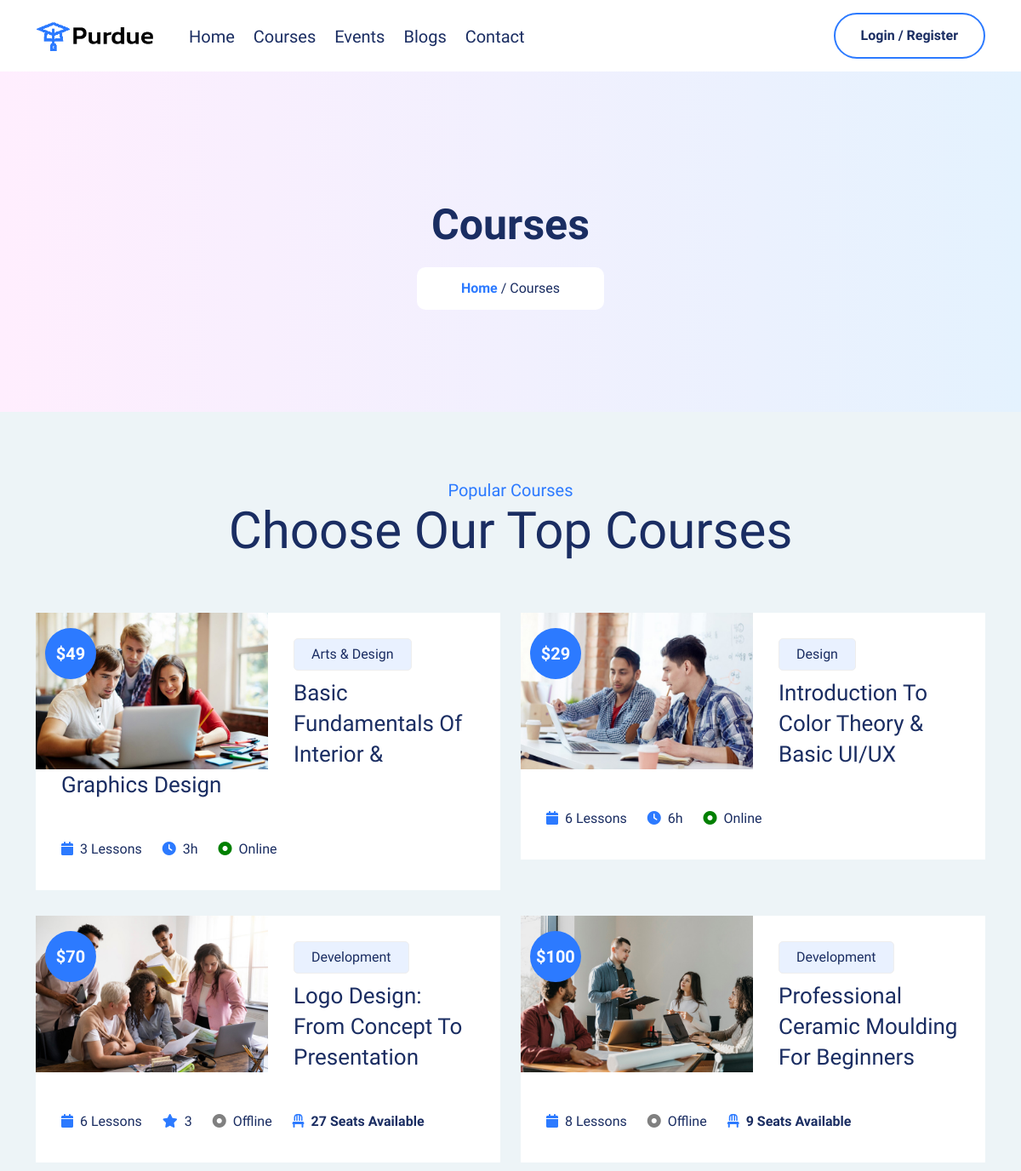
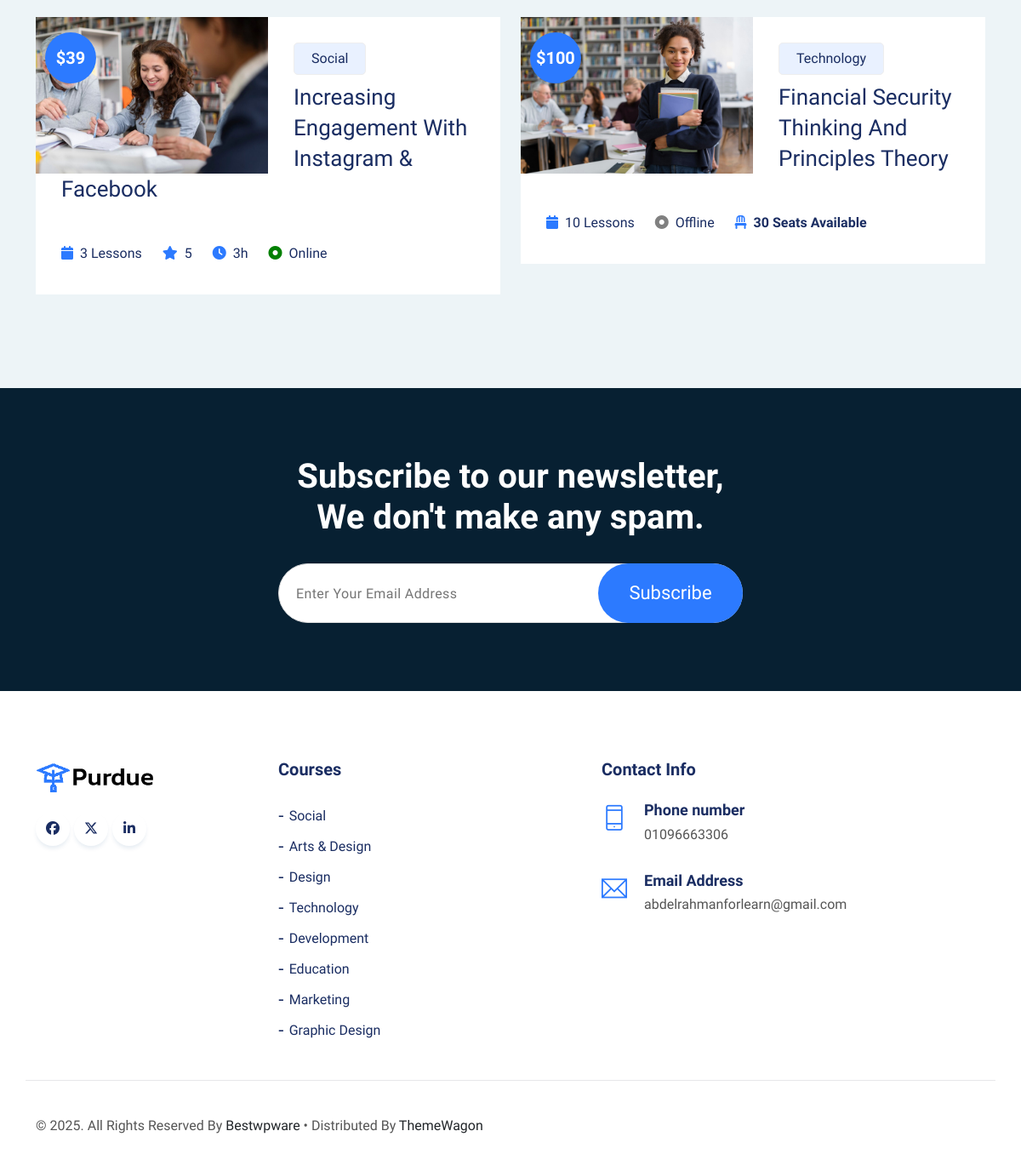
Page /courses/ on the committed database (2 pictures, top to bottom).
### core/models.py (models this page shows, shortened)
class Course(models.Model):
    class Type(models.TextChoices):
        online = "online", "Online"
        offline = "offline", "Offline"
    instructor = models.ForeignKey(
        settings.AUTH_USER_MODEL,
        on_delete=models.CASCADE,
        related_name="instructor_courses",
    )
    name = models.CharField(max_length=100, db_index=True)
    img = models.ImageField(upload_to="Course_Image/")
    price = models.PositiveIntegerField(default=1)
    students = models.ManyToManyField(
        settings.AUTH_USER_MODEL, related_name="students", blank=True
    )
    lessons = models.PositiveIntegerField(default=1)
    course_type = models.CharField(max_length=20, choices=Type.choices)
    starts_on = models.DateField(auto_now_add=False, null=True, blank=True)
    ends_on = models.DateField(auto_now_add=False, null=True, blank=True)
    duration = models.PositiveIntegerField(default=0, null=True, blank=True)
    course_hours = models.PositiveIntegerField(default=0, null=True, blank=True)
    max_seats = models.PositiveIntegerField(default=0, null=True, blank=True)
    location = models.CharField(max_length=150, null=True, blank=True)
    categories = models.ManyToManyField(Category, related_name="categories")
    overview = models.TextField()
    description_requirements = models.TextField()
    slug = models.SlugField(max_length=100, null=True, blank=True, db_index=True)

class Category(models.Model):
    name = models.CharField(max_length=150)
    img = models.ImageField(upload_to="Category_Image/", null=True, blank=True)
    slug = models.CharField(max_length=150, null=True, blank=True)
    def __str__(self):
        return self.name

class Review(models.Model):
    user = models.ForeignKey(settings.AUTH_USER_MODEL, on_delete=models.CASCADE)
    message = models.TextField()
    rating = models.PositiveIntegerField()
    course = models.ForeignKey(Course, on_delete=models.CASCADE, related_name="reviews")
    created_at = models.DateTimeField(auto_now_add=True)
    updated_at = models.DateTimeField(auto_now=True)

### core/views.py (the view)
# urls.py: path("courses/", views.courses, name="courses"),
def courses(request):
    courses = (
        Course.objects.annotate(students_filter=Count("students"))
        .order_by("-students_filter")
        .prefetch_related("categories", "reviews", "students")
    )
    return render(request, "core/courses.html", {"courses": courses})

### core/context_processors.py (called while the page is built)
def share_func(request):
    if "superuser" in request.path:
        return {}
    else:
        if request.user.is_authenticated:
            check_newsletter = NewsLetter.objects.filter(useremail=request.user.email)
            if not check_newsletter.exists():
                show_newsletter = True
            else:
                show_newsletter = False
        else:
            show_newsletter = True
        categories = Category.objects.filter(Q(img__icontains=".")).prefetch_related(
            "categories", "tags"
        )[:8]
        return {"categories": categories, "show_newsletter": show_newsletter}

### core/templatetags/math_filter.py (called while the page is built)
@register.filter
def minus(value, arg):
    return value - arg

### templates/core/courses.html
{% extends 'base.html' %}
{% load math_filter %}
{% block body %}
	<div class="top_header_banner">
		<section class="section-top">
			<div class="container">
				<div class="col-lg-10 offset-lg-1 text-center">
					<div class="section-top-title wow fadeInRight" data-wow-duration="1s" data-wow-delay="0.3s" data-wow-offset="0">
						<h1>Courses</h1>
						<ul>
							<li><a href="{% url 'index' %}">Home</a></li>
							<li> / Courses</li>
						</ul>
					</div>
				</div>
			</div>
		</section>
	</div>
	<div class="bc_bg_two section-padding">
		<div class="container">
			<div class="section-title">
			  <h4>Popular Courses</h4>
			  <h1>Choose Our Top Courses</h1>
			</div>
			<div class="row">
				{% for cour in courses %}
					<div class="col-lg-6 col-sm-12 col-xs-12 wow fadeInUp" data-wow-duration="1s" data-wow-delay="0.1s" data-wow-offset="0">
						<div class="course-slide2">
							<div class="course-img2">
								<img src="{{cour.img.url}}" alt="">
								<div class="course-date2">
									<span class="month2">${{cour.price}}</span>
								</div>
							</div>
							<div class="course-content2"><a class="c_btn2" href="{% url 'course' cour.slug %}">{{cour.categories.first}}</a>
								<h3><a href="{% url 'course' cour.slug %}">{{cour.name}}</a></h3>
								<div class="co_list">
									<span><i class="fa fa-calendar"></i>{{cour.lessons}} Lessons</span>
									{% for i in cour.reviews.all %}
										<span><i class="fa fa-star"></i>{{ i.rating }}</span>
									{% endfor %}
									{% if cour.course_type == 'online' %}
										<span><i class="fa fa-clock"></i>{{cour.course_hours}}h</span>
										<span><i style='color:green' class="fa fa-dot-circle"></i>Online</span>
									{% else %}
										<span><i style='color:gray' class="fa fa-dot-circle"></i>Offline</span>
									{% endif %}
									{% if cour.course_type == 'offline' %}
										<span><i class="fa fa-chair"></i><strong>{{cour.max_seats|minus:cour.students.all.count}} Seats Available</strong></span>
									{% endif %}
								</div>
							</div>
						</div>
					</div>
				{% endfor %}
			</div>
		</div>
	</div>
{% endblock body %}

### templates/base.html (shortened to what this page needs)
{% load static %}
<!DOCTYPE html>
<html lang="en">
	<head>
		<link rel="stylesheet" href="{% static 'assets/bootstrap/css/bootstrap.min.css' %}">
		<link rel="stylesheet" href="{% static 'assets/webfonts/themify-icons.css' %}">
		<link rel="stylesheet" href="{% static 'assets/css/all.min.css' %}">
		<link rel="stylesheet" href="{% static 'assets/owlcarousel/css/owl.carousel.css' %}">
		<link rel="stylesheet" href="{% static 'assets/owlcarousel/css/owl.theme.css' %}">
		<link rel="stylesheet" href="{% static 'assets/css/magnific-popup.css' %}">
        <link rel="stylesheet" href="{% static 'assets/css/jquery-simple-mobilemenu.css' %}">
		<link rel="stylesheet" href="{% static 'assets/css/animate.css' %}">
		<link rel="stylesheet" href="{% static 'assets/css/style.css' %}" />
</head>
<body>
	{% include "parts/navbar.html" %}
    {% block body %}{% endblock body %}
	{% if show_newsletter %}
		{% include 'accounts/newsletter.html' %}
	{% endif %}
	{% include "parts/footer.html" %}
</body>
</html>

### templates/parts/navbar.html (shortened to what this page needs)
{% load static %}
<div id="navigation" class="navbar-light bg-faded site-navigation">
    <div class="container">
        <div class="row">
            <div class="col-20 align-self-center">
                <div class="site-logo">
                    <a href="{% url 'index' %}"><img src="{% static 'assets/images/all-img/logo.png' %}" alt=""></a>
                </div>
            </div>
            <div class="col-60 d-flex mt-3">
                <nav id="main-menu">
                    <ul>
                        <li><a href="{% url 'index' %}"><h5>Home</h5></a></li>
                        <li><a href="{% url 'courses' %}"><h5>Courses</h5></a></li>
                        <li><a href="{% url 'events' %}"><h5>Events</h5></a></li>
                        <li><a href="{% url 'blogs' %}"><h5>Blogs</h5></a></li>
                        <li><a href="{% url 'contact' %}"><h5>Contact</h5></a></li>
                    </ul>
                </nav>
            </div>
            <div class="col-30 d-none d-xl-block text-end align-self-center">
                {% if request.user.is_authenticated and request.user.is_mentor == 'No' %}
                    <div class="home_lc">
                        <a href="{% url 'my-saved-blogs' %}" target="_blank" title='Saved Blogs' class="hlc">
                            <i class="fa-regular fa-bookmark"></i>
                        </a>
                        <a href="{% url 'my-courses' %}" target="_blank" title='Courses' class="hlc">
                            <i class="fa fa-book-bookmark"></i>
                        </a>
                        <a href="{% url 'my-events' %}" target="_blank" title='Events' class="hlc">
                            <i class="fa fa-table"></i>
                        </a>
                    </div>
                {% elif not request.user.is_authenticated %}
                    <div class="call_to_action">
                        <a class="btn_two" href="register.html">Login / Register</a>
                    </div>
                {% endif %}
            </div>
        </div>
    </div>
</div>

### templates/accounts/newsletter.html (shortened to what this page needs)
<section class="newsletter_area section-padding">
    <div class="container">
        <div class="row text-center">
            <div class="col-lg-6 offset-lg-3 col-sm-12 col-xs-12">
                <div class="subs_form">
                    <h3>Subscribe to our newsletter, We don't make any spam.</h3>
                    <form method="POST" action='{% url "newsletter" %}' class="home_subs">
                        <input type="email" name='email' required class="subscribe__input" placeholder="Enter your Email Address">
                        <button type="submit" class="subscribe__btn">Subscribe</button>
                    </form>
                </div>
            </div>
        </div>
    </div>
</section>

### templates/parts/footer.html
{% load static %}
<div class="footer section-padding">
    <div class="container">
        <div class="row">
            <div class="col-lg-3 col-sm-6 col-xs-12">
                <div class="single_footer">
                    <a href="index.html"><img src="{% static 'assets/images/all-img/logo.png' %}" alt=""></a>
                </div>
                <div class="foot_social">
                    <ul>
                        <li><a href="#" class="top_f_facebook"><i class="fa-brands fa-facebook"></i></a></li>
                        <li><a href="#" class="top_f_twitter"><i class="fa-brands fa-x-twitter"></i></a></li>
                        <li><a href="#" class="top_f_linkedin"><i class="fa-brands fa-linkedin-in"></i></a></li>
                    </ul>
                </div>
            </div>
            <div class="col-lg-4 col-sm-6 col-xs-12">
                <div class="single_footer">
                    <h4>Courses</h4>
                    <ul>
                    {% for cat in categories %}
                        <li><a href="{% url 'category_slug' cat.slug %}">{{cat.name}}</a></li>
                    {% endfor %}
                    </ul>
                </div>
            </div>
            <div class="col-lg-5 col-sm-6 col-xs-12">
                <div class="single_footer">
                    <h4>Contact Info</h4>
                    <div class="sf_contact">
                        <span class="ti-mobile"></span>
                        <h3>Phone number</h3>
                        <p>01096663306</p>
                    </div>
                    <div class="sf_contact">
                        <span class="ti-email"></span>
                        <h3>Email Address</h3>
                        <p>abdelrahmanforlearn@gmail.com</p>
                    </div>
                </div>
            </div>
        </div>
        <div class="row fc">
            <div class="col-lg-6 col-sm-6 col-xs-12">
                <div class="footer_copyright">
                    <p>&copy; 2025. All Rights Reserved by <a href="https://bestwpware.com/" class="text-dark" target="_blank">bestwpware</a> • Distributed by <a href="https://themewagon.com" class="text-dark" target="_blank">ThemeWagon</a> </p>
                </div>
            </div>
        </div>
    </div>
</div>

### rows in the picture
Course: img (picture), price "49", categories.first "Arts & Design", name "Basic Fundamentals Of Interior & Graphics Design", lessons "3", course_hours "3"
Course: img (picture), price "29", categories.first "Design", name "Introduction To Color Theory & Basic UI/UX", lessons "6", course_hours "6"
Course: img (picture), price "70", categories.first "Development", name "Logo Design: From Concept To Presentation", lessons "6", course_type "offline" (drawn), max_seats|minus "27"
Review: rating "3"
Course: img (picture), price "100", categories.first "Development", name "Professional Ceramic Moulding For Beginners", lessons "8", course_type "offline" (drawn), max_seats|minus "9"
Course: img (picture), price "39", categories.first "Social", name "Increasing Engagement With Instagram & Facebook", lessons "3", course_hours "3"
Review: rating "5"
Course: img (picture), price "100", categories.first "Technology", name "Financial Security Thinking And Principles Theory", lessons "10", course_type "offline" (drawn), max_seats|minus "30"
Category: name "Social"
Category: name "Arts & Design"
Category: name "Design"
Category: name "Technology"
Category: name "Development"
Category: name "Education"
Category: name "Marketing"
Category: name "Graphic Design"
